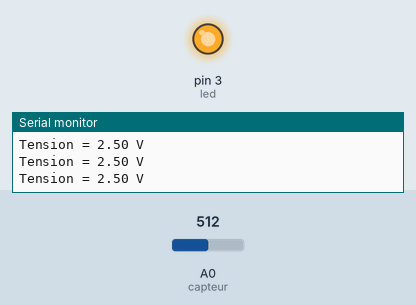
Recording of a sketch running on a simulated Arduino Uno, built with avr-gcc and run on an emulated ATmega328P. Parts: output pins drawn as LEDs (lit = HIGH), the last lines printed to the serial monitor. The inputs (shaded band) are chosen by the test bench; at power-on: A0 (capteur) = 512.

Above: at 1.3 s.
1.4 s: A0 (capteur) set to 494
At 2.7 s:
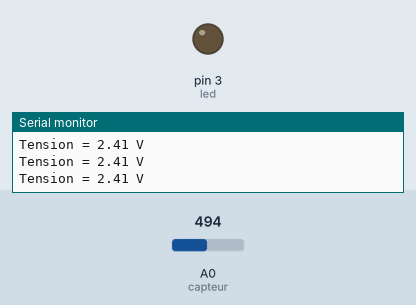
3.0 s: A0 (capteur) set to 716
At 3.9 s:
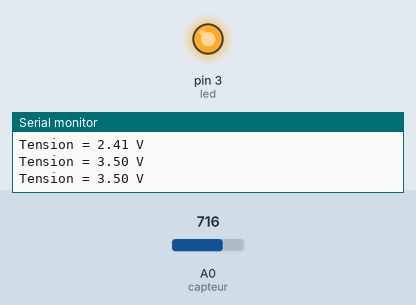
4.5 s: A0 (capteur) set to 511
At 5.1 s:
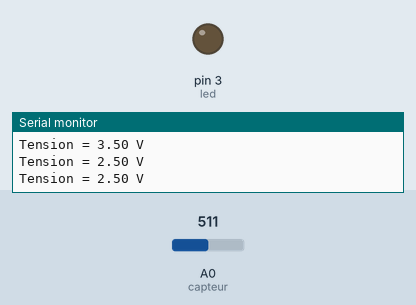
Timing chart, 0 to 7.5 s (numbered marks = the images above; inputs shaded):
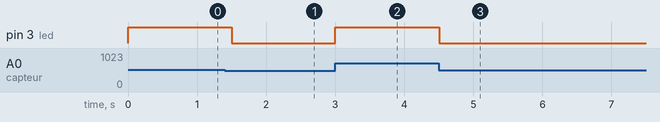

The sketch:

photoresistance-1.ino
```cpp
const char led = 3;
const char capteur = 0;
float tension = 0;
float seuilObscurite = 2.5;    // à modifier éventuellement

void setup()
{
    pinMode(led, OUTPUT);
    Serial.begin(9600);
}
void loop()
{
    tension = (analogRead(capteur) * 5.0) / 1023;  // à justifier
    if(tension >= seuilObscurite)
    {
        digitalWrite(led, HIGH); // à compléter
    }
    else
    {
        digitalWrite(led,    LOW); // à compléter
    }
    Serial.print("Tension = ");
    Serial.print(tension);
    Serial.println(" V");
    delay(500);
    }
```

Measured:
- the behaviour switches between 512 and 511 on A0 (capteur) (found by bisection; images 0 and 1)
- after the input at 1.4 s, pin 3 (led): HIGH → LOW after 0.10 s
- after the input at 3.0 s, pin 3 (led): LOW → HIGH at once
- after the input at 4.5 s, pin 3 (led): HIGH → LOW at once
